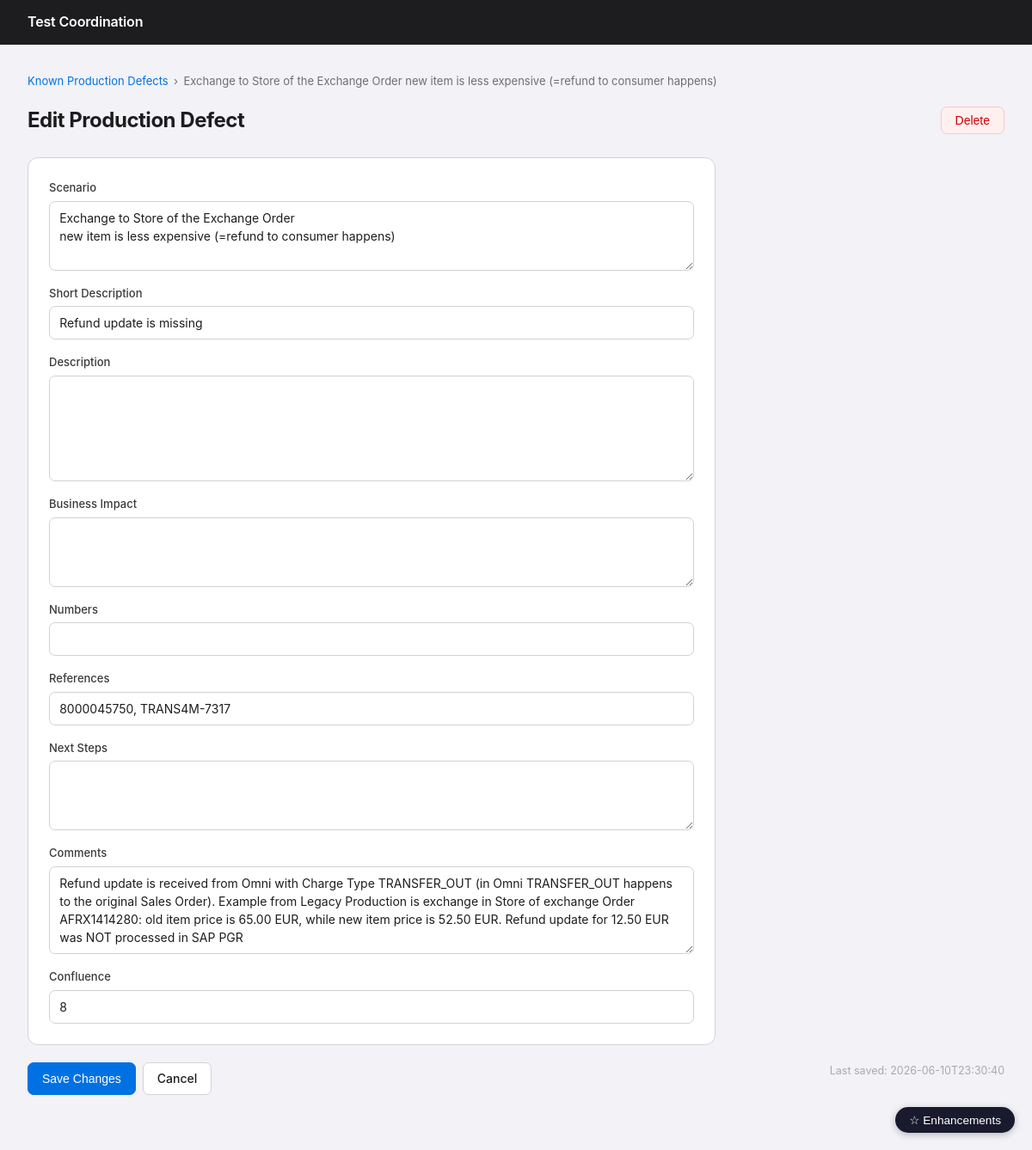
The app's page /prod_defects/8 with its own data.
### tables this page shows
CREATE TABLE known_prod_defects (
            id                INTEGER PRIMARY KEY AUTOINCREMENT,
            technical_key     TEXT,
            short_description TEXT,
            numbers           TEXT,
            biz_impact        TEXT,
            description       TEXT,
            scenario          TEXT,
            refs              TEXT,
            next_steps        TEXT,
            created_at        TEXT,
            updated_at        TEXT
        , comments TEXT, confluence TEXT);

### app/web.py (the view, shortened to what this page needs)
@app.route("/prod_defects/<int:record_id>", methods=["GET", "POST"])
def prod_defect_detail(record_id: int):
    conn = _get_conn()
    try:
        record = database.get_known_prod_defect(conn, record_id)
        if record is None:
            return _not_found(str(record_id))
    finally:
        conn.close()
    if request.method == "POST":
        return redirect(url_for("prod_defect_detail", record_id=record_id, saved="1"))
    saved = request.args.get("saved") == "1"
    return render_template("prod_defect_detail.html", record=record, is_new=False, saved=saved)

### app/database.py (called while the page is built)
def get_connection(db_path: Path) -> sqlite3.Connection:
    conn = sqlite3.connect(str(db_path))
    conn.execute("PRAGMA journal_mode=WAL")
    return conn

def _rows_to_dicts(cursor: sqlite3.Cursor) -> list[dict]:
    cols = [d[0] for d in cursor.description]
    return [dict(zip(cols, row)) for row in cursor.fetchall()]

def get_known_prod_defect(conn: sqlite3.Connection, record_id: int) -> dict | None:
    rows = _rows_to_dicts(conn.execute(
        "SELECT * FROM known_prod_defects WHERE id = ?", (record_id,)
    ))
    return rows[0] if rows else None

### app/web.py (called while the page is built)
def _get_conn():
    return database.get_connection(_db_path)

### app/templates/prod_defect_detail.html (shortened to what this page needs)
{% extends "base.html" %}
{% block content %}
<div class="breadcrumb">
  <a href="{{ url_for('prod_defects_list') }}">Known Production Defects</a>
  <span>›</span>
  <span>{% if is_new %}New Entry{% else %}{{ record.scenario or record.short_description or ('ID ' ~ record.id) }}{% endif %}</span>
</div>
<div class="page-header">
  <div class="page-header-row">
    <h1>{% if is_new %}New Production Defect{% else %}Edit Production Defect{% endif %}</h1>
    {% if not is_new %}
    <div class="page-header-actions">
      <button type="button" class="btn btn-danger" id="btn-delete">Delete</button>
    </div>
    {% endif %}
  </div>
</div>
<form method="post" action="{{ url_for('prod_defect_new') if is_new else url_for('prod_defect_detail', record_id=record.id) }}">
  <div class="detail-card">
    <div class="form-stack">
      <div class="form-field">
        <label for="f-scenario">Scenario</label>
        <textarea id="f-scenario" name="scenario" rows="3">{{ record.scenario or '' }}</textarea>
      </div>
      <div class="form-field">
        <label for="f-shortdesc">Short Description</label>
        <input type="text" id="f-shortdesc" name="short_description" value="{{ record.short_description or '' }}">
      </div>
      <div class="form-field">
        <label for="f-description">Description</label>
        <textarea id="f-description" name="description" rows="5">{{ record.description or '' }}</textarea>
      </div>
      <div class="form-field">
        <label for="f-bizimpact">Business Impact</label>
        <textarea id="f-bizimpact" name="biz_impact" rows="3">{{ record.biz_impact or '' }}</textarea>
      </div>
      <div class="form-field">
        <label for="f-numbers">Numbers</label>
        <input type="text" id="f-numbers" name="numbers" value="{{ record.numbers or '' }}">
      </div>
      <div class="form-field">
        <label for="f-refs">References</label>
        <input type="text" id="f-refs" name="refs" value="{{ record.refs or '' }}" placeholder="Ticket numbers, links, documents…">
      </div>
      <div class="form-field">
        <label for="f-nextsteps">Next Steps</label>
        <textarea id="f-nextsteps" name="next_steps" rows="3">{{ record.next_steps or '' }}</textarea>
      </div>
      <div class="form-field">
        <label for="f-comments">Comments</label>
        <textarea id="f-comments" name="comments" rows="4">{{ record.comments or '' }}</textarea>
      </div>
      <div class="form-field">
        <label for="f-confluence">Confluence</label>
        <input type="text" id="f-confluence" name="confluence" value="{{ record.confluence or '' }}" placeholder="Confluence page URL or title">
      </div>
    </div>
  </div>
  <div class="btn-row">
    <button type="submit" class="btn btn-primary">Save Changes</button>
    <a href="{{ url_for('prod_defects_list') }}" class="btn">Cancel</a>
    {% if not is_new %}
    <span class="last-edited" style="margin-left:auto">Last saved: {{ record.updated_at or '—' }}</span>
    {% endif %}
  </div>
</form>
{% endblock %}

### app/static/style.css (style rules this page uses)
*, *::before, *::after { box-sizing: border-box; margin: 0; padding: 0; }
body { font-family: -apple-system, BlinkMacSystemFont, 'Segoe UI', Roboto, sans-serif; font-size: 14px; line-height: 1.6; color: #1d1d1f; background: #f2f2f7; }
.page-header { margin-bottom: 1.5rem; }
.page-header-row { display: flex; align-items: center; justify-content: space-between; flex-wrap: wrap; gap: 0.75rem; }
.page-header-actions { display: flex; gap: 0.5rem; flex-wrap: wrap; }
.page-header h1 { font-size: 1.5rem; font-weight: 700; letter-spacing: -0.02em; }
.btn { display: inline-block; padding: 0.45rem 1rem; border-radius: 7px; font-size: 0.875rem; font-weight: 500; cursor: pointer; text-decoration: none; border: 1px solid #d2d2d7; background: #fff; color: #1d1d1f; transition: background 0.12s, border-color 0.12s; white-space: nowrap; }
.btn-primary { background: #0071e3; color: #fff; border-color: #0071e3; }
.btn-row { display: flex; gap: 0.5rem; margin-top: 1.25rem; flex-wrap: wrap; }
.breadcrumb { font-size: 0.8125rem; color: #6e6e73; margin-bottom: 1rem; display: flex; gap: 0.4rem; align-items: center; flex-wrap: wrap; }
.breadcrumb a { color: #0071e3; text-decoration: none; }
.detail-card { background: #fff; border: 1px solid #d2d2d7; border-radius: 12px; padding: 1.5rem; max-width: 800px; margin-bottom: 1rem; }
.form-stack { display: flex; flex-direction: column; gap: 1rem; }
.form-field { display: flex; flex-direction: column; gap: 0.3rem; }
.form-field label { font-size: 0.8125rem; font-weight: 500; color: #3a3a3c; }
.form-field textarea, .form-field input[type="text"] { padding: 0.5rem 0.7rem; border: 1px solid #d2d2d7; border-radius: 7px; font-size: 0.875rem; font-family: inherit; line-height: 1.5; color: #1d1d1f; background: #fff; }
.form-field textarea { resize: vertical; min-height: 72px; }
.last-edited { font-size: 0.78rem; color: #aaa; }
.btn-danger { background: #fff0f0; color: #c00; border-color: #ffc5c5; }

### records on screen
known_prod_defects: scenario "Exchange to Store of the Exchange Order new item is less expensive (=refund to consumer happens)", short_description "Refund update is missing", refs "8000045750, TRANS4M-7317", comments "Refund update is received from Omni with Charge Type TRANSFER_OUT (in Omni TRANSFER_OUT happens to the original Sales Order). Example from Legacy Production is exchange in Store of exchange Order AFRX1414280: old item price is 65.00 EUR, while new item price is 52.50 EUR. Refund update for 12.50 EUR was NOT processed in SAP PGR", confluence "8", updated_at "2026-06-10T23:30:40"
